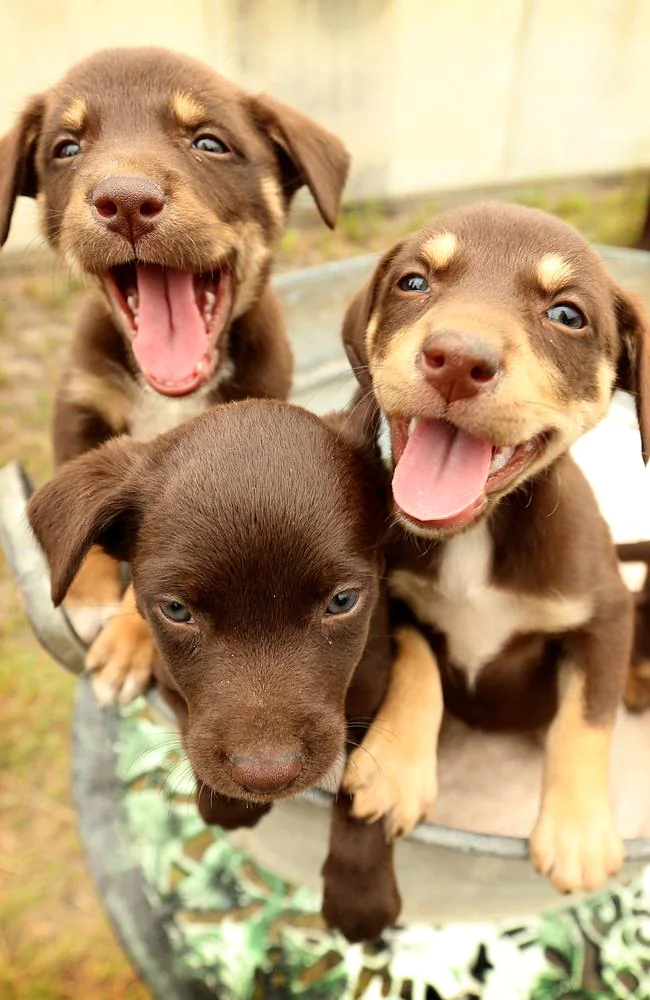
#> input picture dataset/dog/Image_1.jpg, 650 x 1000 px, found by its file name; its folder holds 4 pictures in this run
$ jupyter execute --allow-errors MINI_PROJECT_CHARU.ipynb   (shell and % lines are left out)
#> lines starting #> are read from the running program, lines starting #| are printed output that depends on the picture
<a href="https://colab.research.google.com/github/Charu-kaushik/Mini-Project/blob/main/MINI_PROJECT_CHARU.ipynb" target="_parent"></a>

[cell 1]
#data gathering

[cell 2]
from bing_image_downloader import downloader
downloader.download("dog", limit=30, output_dir='images', adult_filter_off= True)
#> (this line was passed over: bing_image_downloader is not available in this run)

[cell 3]
from bing_image_downloader import downloader
downloader.download("cat", limit=30, output_dir='images', adult_filter_off= True)
#> (this line was passed over: bing_image_downloader is not available in this run)

[cell 4]
from bing_image_downloader import downloader
downloader.download("horse", limit=30, output_dir='images', adult_filter_off= True)
#> (this line was passed over: bing_image_downloader is not available in this run)
#> further down, img_array is the input picture: shape (1000, 650, 3); mean R, G, B 180.6, 152.1, 114.8
#> `img_resized = resize(img_array,(150,150,3))`:
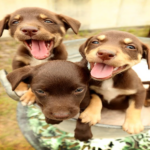
#> img_resized: shape (150, 150, 3) float64; mean R, G, B 0.708, 0.597, 0.45

[cell 5]
#preprocessing
import os
import matplotlib.pyplot as plt
import numpy as np
from skimage.io import imread
from skimage.transform import resize

target = []
images = []
flat_data = []
DATADIR = '/content/images'
CATEGORIES = ['dog', 'cat', 'horse']

#> (the rest of this cell did not finish here and is left out)

[cell 6]
len(flat_data[0])

[cell 7]
target

[cell 8]
unique,count = np.unique(target, return_counts= True)

[cell 9]
plt.bar(CATEGORIES, count)
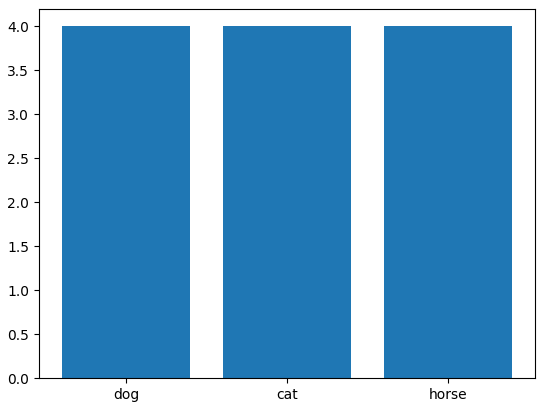
#> figure drawn by matplotlib, 1 panel
